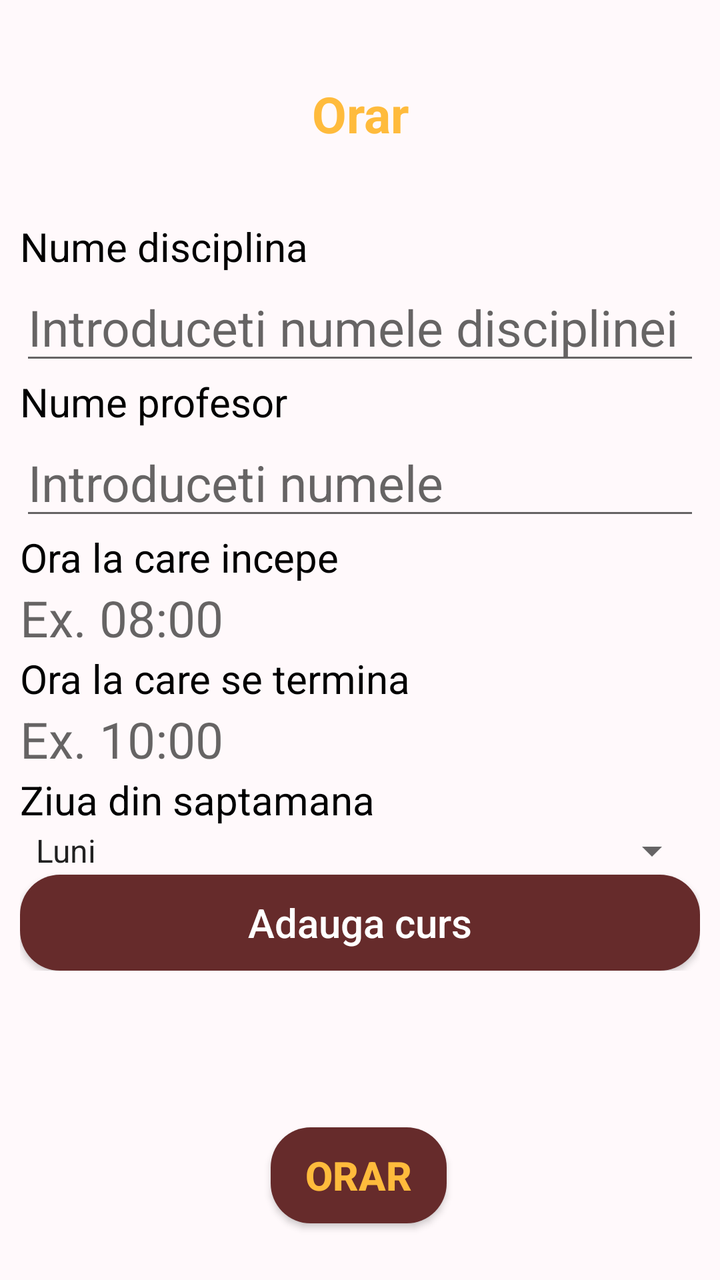
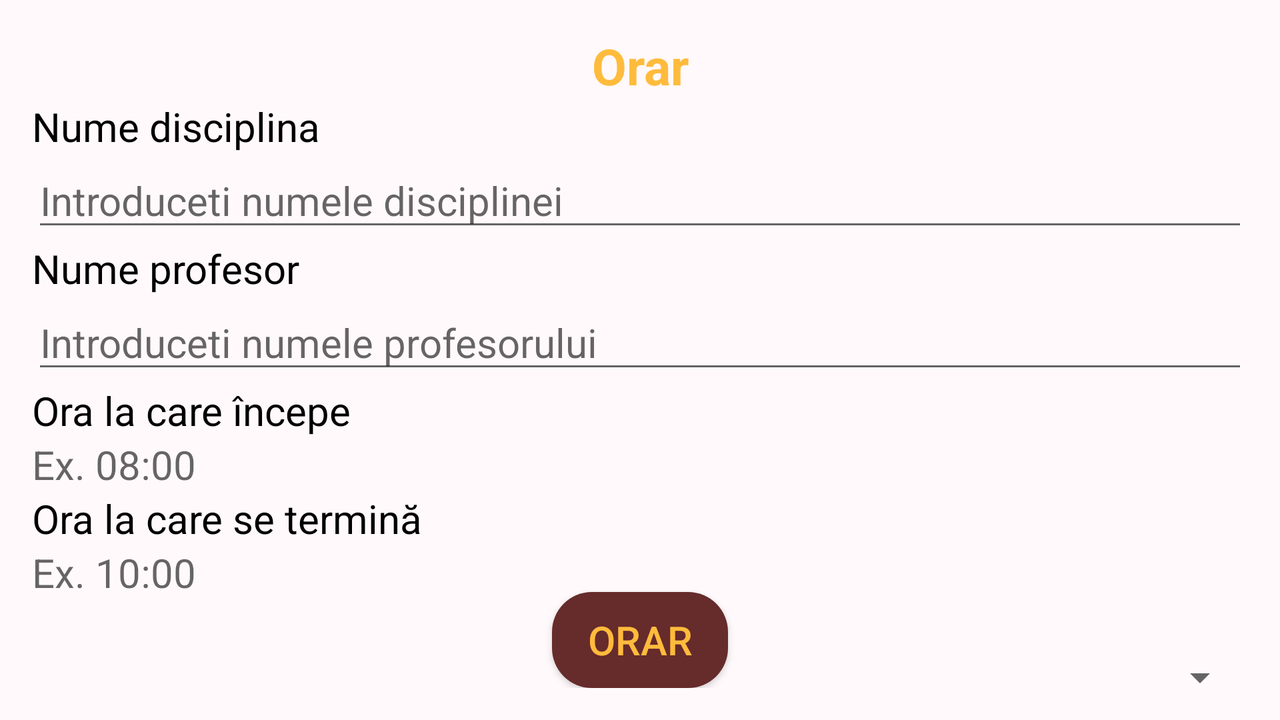

One screen, two layout resources from the same app: the default and the repository's alternative for another configuration. Each is rendered where Android would select it; the XML of both is given below.
<!-- AndroidManifest.xml: application theme Theme.Orar3 -->
<!-- res/layout/course_activity.xml -->
<?xml version="1.0" encoding="utf-8"?>
<androidx.constraintlayout.widget.ConstraintLayout xmlns:android="http://schemas.android.com/apk/res/android"
    xmlns:app="http://schemas.android.com/apk/res-auto"
    android:id="@+id/course"
    android:layout_width="match_parent"
    android:layout_height="match_parent"
    android:background="@color/light_pink">

    <TextView
        android:id="@+id/textView"
        android:layout_width="wrap_content"
        android:layout_height="wrap_content"
        android:layout_marginTop="40dp"
        android:text="Orar"
        app:layout_constraintEnd_toEndOf="parent"
        app:layout_constraintStart_toStartOf="parent"
        app:layout_constraintTop_toTopOf="parent"
        android:textSize="25dp"
        android:textColor="@color/orange"
        android:textStyle="bold"/>

    <LinearLayout
        android:id="@+id/linearLayout"
        android:layout_width="match_parent"
        android:layout_height="wrap_content"
        android:layout_marginTop="36dp"
        android:layout_marginLeft="10dp"
        android:layout_marginRight="10dp"
        android:orientation="vertical"
        app:layout_constraintEnd_toEndOf="parent"
        app:layout_constraintHorizontal_bias="0.428"
        app:layout_constraintStart_toStartOf="parent"
        app:layout_constraintTop_toBottomOf="@+id/textView">

        <TextView
            android:id="@+id/tv_disciplina"
            android:layout_width="match_parent"
            android:layout_height="wrap_content"
            android:text="Nume disciplina"
            android:textSize="20dp"
            android:textColor="@color/black"/>

        <EditText
            android:id="@+id/et_nume_disciplina"
            android:layout_width="match_parent"
            android:layout_height="wrap_content"
            android:ems="10"
            android:hint="Introduceti numele disciplinei"
            android:inputType="text"
            android:textSize="25dp" />

        <TextView
            android:id="@+id/textView4"
            android:layout_width="match_parent"
            android:layout_height="wrap_content"
            android:text="Nume profesor"
            android:textSize="20dp"
            android:textColor="@color/black"/>

        <EditText
            android:id="@+id/et_nume_prof"
            android:layout_width="match_parent"
            android:layout_height="wrap_content"
            android:ems="10"
            android:hint="Introduceti numele"
            android:inputType="text"
            android:textSize="25dp" />

        <TextView
            android:id="@+id/start_time"
            android:layout_width="match_parent"
            android:layout_height="wrap_content"
            android:text="Ora la care incepe"
            android:textSize="20dp"
            android:textColor="@color/black"/>

        <TextView
            android:id="@+id/tv_start_time"
            android:layout_width="match_parent"
            android:layout_height="wrap_content"
            android:ems="10"
            android:hint="Ex. 08:00"
            android:inputType="text"
            android:textSize="25dp"
            />

        <TextView
            android:id="@+id/end_time"
            android:layout_width="match_parent"
            android:layout_height="wrap_content"
            android:text="Ora la care se termina"
            android:textSize="20dp"
            android:textColor="@color/black"/>

        <TextView
            android:id="@+id/tv_end_time"
            android:layout_width="match_parent"
            android:layout_height="wrap_content"
            android:ems="10"
            android:hint="Ex. 10:00"
            android:inputType="text"
            android:textSize="25dp"
            />

        <TextView
            android:id="@+id/textView7"
            android:layout_width="match_parent"
            android:layout_height="wrap_content"
            android:text="Ziua din saptamana"
            android:textSize="20dp"
            android:textColor="@color/black"/>

        <Spinner
            android:id="@+id/spinner_select_day"
            android:layout_width="match_parent"
            android:layout_height="wrap_content"
            android:entries="@array/zilele_saptamanii"
           />

        <Button
            android:id="@+id/saveBtn"
            android:layout_width="match_parent"
            android:layout_height="wrap_content"
            android:text="Adauga curs"
            android:background="@drawable/custom_button"
            android:textColor="@color/white"
            android:textAllCaps="false"
            android:textSize="20dp"/>

    </LinearLayout>

    <Button
        android:id="@+id/tvOrar"
        android:layout_width="wrap_content"
        android:layout_height="wrap_content"
        android:text="Orar"
        app:layout_constraintBottom_toBottomOf="parent"
        app:layout_constraintEnd_toEndOf="parent"
        app:layout_constraintHorizontal_bias="0.498"
        app:layout_constraintStart_toStartOf="parent"
        app:layout_constraintTop_toBottomOf="@+id/linearLayout"
        app:layout_constraintVertical_bias="0.734"
        android:background="@drawable/custom_button"
        android:textColor="@color/orange"
        android:textStyle="bold"
        android:textSize="20dp"/>

</androidx.constraintlayout.widget.ConstraintLayout>
<!-- resources referenced by this layout -->
<resources>
  <string-array name="zilele_saptamanii">
          <item>Luni</item>
          <item>Marți</item>
          <item>Miercuri</item>
          <item>Joi</item>
          <item>Vineri</item>
      </string-array>
  <color name="black">#FF000000</color>
  <color name="light_pink">#FFF9FB</color>
  <color name="orange">#FFBB3C</color>
  <color name="white">#FFFFFFFF</color>
  <!-- drawable custom_button (drawable) -->
  <?xml version="1.0" encoding="utf-8"?>
  <selector xmlns:android="http://schemas.android.com/apk/res/android">
  
      <item android:state_pressed="false">
          <shape android:shape="rectangle">
              <corners android:radius="20dp"/>
              <solid android:color="@color/dark_red"/>
          </shape>
      </item>
  
      <item android:state_pressed="true">
          <shape android:shape="rectangle">
              <corners android:radius="20dp"/>
              <solid android:color="#926060"></solid>
          </shape>
      </item>
  </selector>
  <style name="Theme.Orar3" parent="Base.Theme.Orar3" />
  <color name="dark_red">#662B2B</color>
  <style name="Base.Theme.Orar3" parent="Theme.AppCompat.Light.NoActionBar">
          
          
      </style>
</resources>
<!-- res/layout-land/course_activity.xml (the repository's variant of the layout above) -->
<!-- drawn on the phone turned sideways -->
<?xml version="1.0" encoding="utf-8"?>
<androidx.constraintlayout.widget.ConstraintLayout xmlns:android="http://schemas.android.com/apk/res/android"
    xmlns:app="http://schemas.android.com/apk/res-auto"
    android:id="@+id/course"
    android:layout_width="match_parent"
    android:layout_height="match_parent"
    android:padding="16dp"
    android:background="@color/light_pink">

    <TextView
        android:id="@+id/textView"
        android:layout_width="0dp"
        android:layout_height="wrap_content"
        android:text="Orar"
        android:textColor="@color/orange"
        android:textSize="25sp"
        android:textStyle="bold"
        android:gravity="center"
        app:layout_constraintTop_toTopOf="parent"
        app:layout_constraintStart_toStartOf="parent"
        app:layout_constraintEnd_toEndOf="parent"/>

    <ScrollView
        android:id="@+id/scrollView"
        android:layout_width="0dp"
        android:layout_height="0dp"
        app:layout_constraintTop_toBottomOf="@id/textView"
        app:layout_constraintBottom_toTopOf="@id/tvOrar"
        app:layout_constraintStart_toStartOf="parent"
        app:layout_constraintEnd_toEndOf="parent"
        android:scrollbars="none">

        <LinearLayout
            android:layout_width="match_parent"
            android:layout_height="wrap_content"
            android:orientation="vertical"
            android:layout_marginBottom="5dp">

            <TextView android:layout_width="match_parent"
                android:layout_height="wrap_content"
                android:text="Nume disciplina"
                android:textSize="20dp"
                android:textColor="@color/black"/>

            <EditText android:id="@+id/et_nume_disciplina"
                android:layout_width="match_parent"
                android:layout_height="wrap_content"
                android:hint="Introduceti numele disciplinei"
                android:inputType="text"
                android:textSize="20dp"/>

            <TextView android:layout_width="match_parent"
                android:layout_height="wrap_content"
                android:text="Nume profesor"
                android:textSize="20dp"
                android:textColor="@color/black"/>

            <EditText android:id="@+id/et_nume_prof"
                android:layout_width="match_parent"
                android:layout_height="wrap_content"
                android:hint="Introduceti numele profesorului"
                android:inputType="text"
                android:textSize="20dp"/>

            <TextView android:layout_width="match_parent"
                android:layout_height="wrap_content"
                android:text="Ora la care începe"
                android:textSize="20dp"
                android:textColor="@color/black"/>

            <TextView android:id="@+id/tv_start_time"
                android:layout_width="match_parent"
                android:layout_height="wrap_content"
                android:hint="Ex. 08:00"
                android:textSize="20dp"/>


            <TextView android:layout_width="match_parent"
                android:layout_height="wrap_content"
                android:text="Ora la care se termină"
                android:textSize="20dp"
                android:textColor="@color/black"/>

            <TextView android:id="@+id/tv_end_time"
                android:layout_width="match_parent"
                android:layout_height="wrap_content"
                android:hint="Ex. 10:00"
                android:textSize="20dp"/>

            <TextView
                android:layout_width="match_parent"
                android:layout_height="wrap_content"
                android:text="Ziua din săptămână"
                android:textSize="20dp"
                android:textColor="@color/black"/>

            <Spinner android:id="@+id/spinner_select_day"
                android:layout_width="match_parent"
                android:layout_height="wrap_content"
                android:entries="@array/zilele_saptamanii" />

            <Button
                android:id="@+id/saveBtn"
                android:layout_width="match_parent"
                android:layout_height="wrap_content"
                android:text="Adaugă curs"
                android:layout_marginTop="16dp"
                android:background="@drawable/custom_button"
                android:textColor="@color/white"
                android:textSize="20dp"
                android:layout_marginBottom="5dp"/>
        </LinearLayout>
    </ScrollView>

    <Button
        android:id="@+id/tvOrar"
        android:layout_width="wrap_content"
        android:layout_height="wrap_content"
        android:text="Orar"
        app:layout_constraintBottom_toBottomOf="parent"
        app:layout_constraintStart_toStartOf="parent"
        app:layout_constraintEnd_toEndOf="parent"
        android:background="@drawable/custom_button"
        android:textColor="@color/orange"
        android:textSize="20dp"/>
</androidx.constraintlayout.widget.ConstraintLayout>
